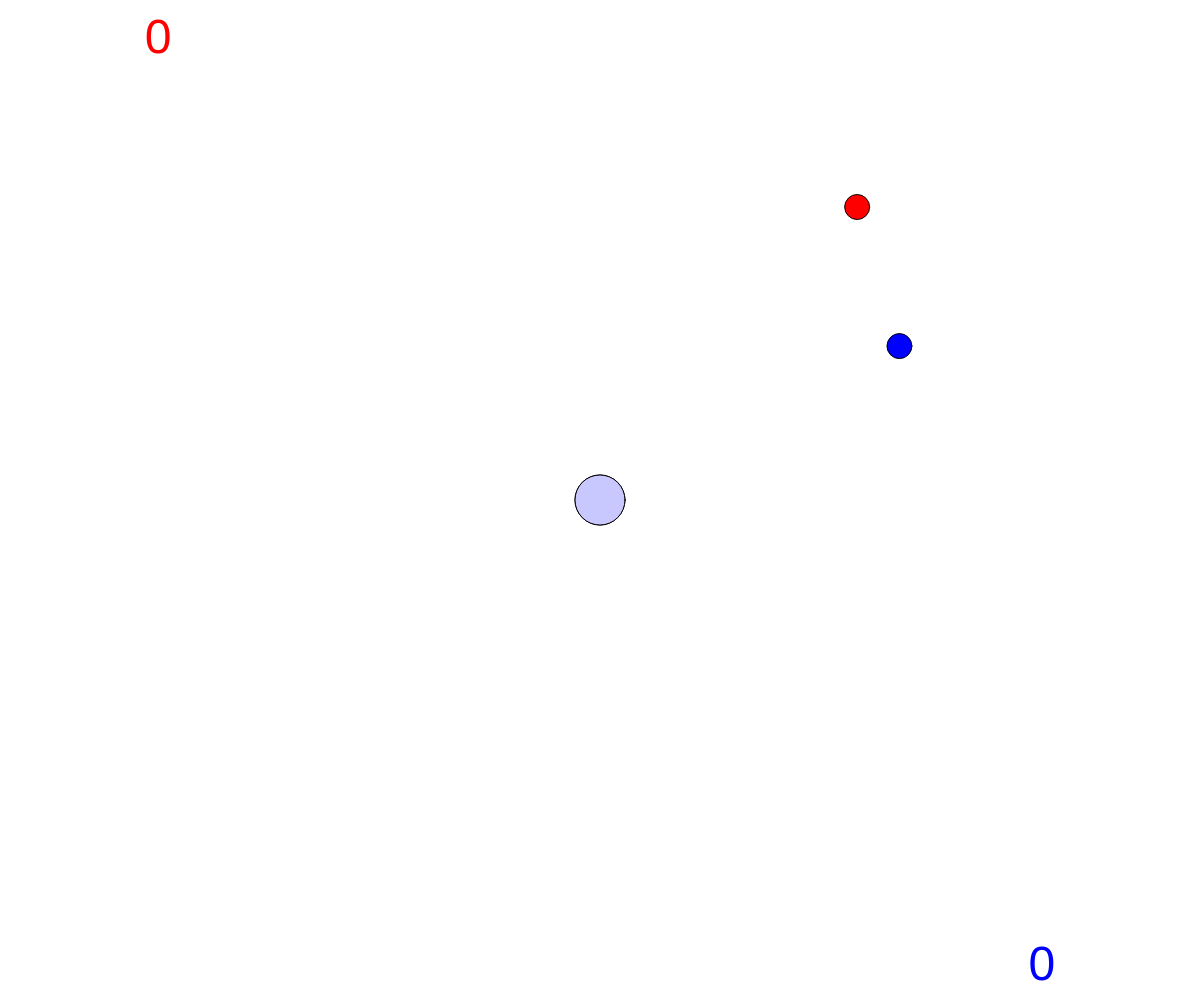
Frame 1 (no input)
Frame 60 (no input): identical to frame 1, image omitted
Frame 120 (the mouse pressed at the canvas centre since frame 60): identical to frame 1, image omitted

The p5.js sketch that drew this single still picture (run headless with seeded random() and noise() and a simulated clock; from frame 60 on, the mouse is pressed at the canvas centre):

// p5.js sketch
// ── sketch.js

let permissionGranted = false;
let c1x, c1y;
let c2x, c2y;
let r;
let score1y, score2y;
let score1, score2;
let target1x, target1y;
let target2x, target2y;
let targetSize;

function setup() {
  createCanvas(windowWidth, windowHeight);
  
  c1x = width/2;
  c1y = height/2;
  c2x = width/2;
  c2y = height/2;
  
  r = 50;
  
  score1y = height/50;
  score2y = 49*height/50;
  
  score1 = 0;
  score2 = 0;
  
  target1x = random(width);
  target1y = random(height);
  
  target2x = random(width);
  target2y = random(height);
  
  targetSize = r/2;
  
  // DeviceOrientationEvent, DeviceMotionEvent
  if (typeof(DeviceOrientationEvent) !== 'undefined' && typeof(DeviceOrientationEvent.requestPermission) === 'function') {
    // ios 13 device
    
    DeviceOrientationEvent.requestPermission()
      .catch(() => {
        // show permission dialog only the first time
        let button = createButton("click to allow access to sensors");
        button.style("font-size", "24px");
        button.center();
        button.mousePressed( requestAccess );
        throw error;
      })
      .then(() => {
        // on any subsequent visits
        permissionGranted = true;
      })
  } else {
    // non ios 13 device
    textSize(48);
    // text("non ios 13 device", 100, 100);
    permissionGranted = true;
  }
}

function requestAccess() {
  DeviceOrientationEvent.requestPermission()
    .then(response => {
      if (response == 'granted') {
        permissionGranted = true;
      } else {
        permissionGranted = false;
      }
    })
  .catch(console.error);
  
  this.remove();
}

function draw() {
  if (!permissionGranted) return;
  background(255);
  

  //scores  
  fill(255, 0, 0);
  push();
  translate(width/7, score1y);
  rotate(PI);
  text(score1, 0, 0);
  pop();
  
  fill(0, 0, 255);
  push();
  translate(6*width/7, score2y);
  text(score2, 0, 0);
  pop();  
  
  //targets
  fill(255, 0, 0);
  circle(target1x, target1y, targetSize);
  
  fill(0, 0, 255);
  circle(target2x, target2y, targetSize);
  
  
  
  
  // rotationX, rotationY
  const dx = constrain(rotationY, -3, 3);
  const dy = constrain(rotationX, -3, 3);
  c1x += dx*2;
  c1y += dy*2;
  c1x = constrain(c1x, 0, width);
  c1y = constrain(c1y, 0, height);
  
  c2x += dx*2;
  c2y += dy*2;
  c2x = constrain(c2x, 0, width);
  c2y = constrain(c2y, 0, height);
  
  //cx = mouseX;
  //cy = mouseY;
  
  fill(255, 200, 200);
  circle(c1x, c1y, r);
  
  fill(200, 200, 255);
  circle(c2x, c2y, r);
  
  if (reachedTarget(c1x, c1y, r, target1x, target1y, targetSize)) {
    resetBall(1);
  } else if (reachedTarget(c2x, c2y, r, target2x, target2y, targetSize)) {
    resetBall(2);
  }

}

function reachedTarget(cirX, cirY, rad, tX, tY, tSize){
  return dist(cirX, cirY, tX, tY) <= rad-tSize;
}

function resetBall(team) {
  if (team == 1) {
    c1x = width/2;
    c1y = height/2
    target1x = random(width);
    target1y = random(height);
    score1 ++;
  } else {
    c2x = width/2;
    c2y = height/2
    target2x = random(width);
    target2y = random(height);
    score2 ++;
  }
}
